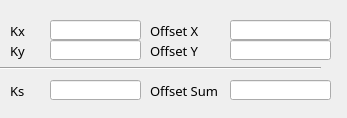
<?xml version="1.0" encoding="UTF-8"?>
<ui version="4.0">
 <class>MainWindow</class>
 <widget class="QMainWindow" name="MainWindow">
  <property name="geometry">
   <rect>
    <x>0</x>
    <y>0</y>
    <width>347</width>
    <height>118</height>
   </rect>
  </property>
  <property name="windowTitle">
   <string>Scaling Coefficients</string>
  </property>
  <widget class="QWidget" name="centralwidget">
   <widget class="caTextEntry" name="phase_offset">
    <property name="geometry">
     <rect>
      <x>50</x>
      <y>20</y>
      <width>91</width>
      <height>20</height>
     </rect>
    </property>
    <property name="font">
     <font>
      <family>Sans Serif</family>
      <pointsize>9</pointsize>
     </font>
    </property>
    <property name="alignment">
     <set>Qt::AlignRight|Qt::AlignTrailing|Qt::AlignVCenter</set>
    </property>
    <property name="channel" stdset="0">
     <string notr="true">$(BPM):kx</string>
    </property>
    <property name="foreground">
     <color>
      <red>170</red>
      <green>0</green>
      <blue>0</blue>
     </color>
    </property>
    <property name="background">
     <color>
      <red>255</red>
      <green>255</green>
      <blue>127</blue>
     </color>
    </property>
    <property name="colorMode">
     <enum>caLineEdit::Static</enum>
    </property>
   </widget>
   <widget class="QLabel" name="label_2">
    <property name="geometry">
     <rect>
      <x>10</x>
      <y>20</y>
      <width>41</width>
      <height>21</height>
     </rect>
    </property>
    <property name="font">
     <font>
      <family>Sans Serif</family>
      <pointsize>10</pointsize>
     </font>
    </property>
    <property name="text">
     <string>Kx</string>
    </property>
   </widget>
   <widget class="QLabel" name="label_3">
    <property name="geometry">
     <rect>
      <x>10</x>
      <y>40</y>
      <width>41</width>
      <height>21</height>
     </rect>
    </property>
    <property name="font">
     <font>
      <family>Sans Serif</family>
      <pointsize>10</pointsize>
     </font>
    </property>
    <property name="text">
     <string>Ky</string>
    </property>
   </widget>
   <widget class="caTextEntry" name="phase_offset_2">
    <property name="geometry">
     <rect>
      <x>50</x>
      <y>40</y>
      <width>91</width>
      <height>20</height>
     </rect>
    </property>
    <property name="font">
     <font>
      <family>Sans Serif</family>
      <pointsize>9</pointsize>
     </font>
    </property>
    <property name="alignment">
     <set>Qt::AlignRight|Qt::AlignTrailing|Qt::AlignVCenter</set>
    </property>
    <property name="channel" stdset="0">
     <string notr="true">$(BPM):ky</string>
    </property>
    <property name="foreground">
     <color>
      <red>170</red>
      <green>0</green>
      <blue>0</blue>
     </color>
    </property>
    <property name="background">
     <color>
      <red>255</red>
      <green>255</green>
      <blue>127</blue>
     </color>
    </property>
    <property name="colorMode">
     <enum>caLineEdit::Static</enum>
    </property>
   </widget>
   <widget class="caTextEntry" name="phase_offset_3">
    <property name="geometry">
     <rect>
      <x>230</x>
      <y>20</y>
      <width>101</width>
      <height>20</height>
     </rect>
    </property>
    <property name="font">
     <font>
      <family>Sans Serif</family>
      <pointsize>9</pointsize>
     </font>
    </property>
    <property name="alignment">
     <set>Qt::AlignRight|Qt::AlignTrailing|Qt::AlignVCenter</set>
    </property>
    <property name="channel" stdset="0">
     <string notr="true">$(BPM):off_x</string>
    </property>
    <property name="foreground">
     <color>
      <red>170</red>
      <green>0</green>
      <blue>0</blue>
     </color>
    </property>
    <property name="background">
     <color>
      <red>255</red>
      <green>255</green>
      <blue>127</blue>
     </color>
    </property>
    <property name="colorMode">
     <enum>caLineEdit::Static</enum>
    </property>
   </widget>
   <widget class="QLabel" name="label_4">
    <property name="geometry">
     <rect>
      <x>150</x>
      <y>20</y>
      <width>61</width>
      <height>21</height>
     </rect>
    </property>
    <property name="font">
     <font>
      <family>Sans Serif</family>
      <pointsize>10</pointsize>
     </font>
    </property>
    <property name="text">
     <string>Offset X</string>
    </property>
   </widget>
   <widget class="caTextEntry" name="phase_offset_4">
    <property name="geometry">
     <rect>
      <x>230</x>
      <y>40</y>
      <width>101</width>
      <height>20</height>
     </rect>
    </property>
    <property name="font">
     <font>
      <family>Sans Serif</family>
      <pointsize>9</pointsize>
     </font>
    </property>
    <property name="alignment">
     <set>Qt::AlignRight|Qt::AlignTrailing|Qt::AlignVCenter</set>
    </property>
    <property name="channel" stdset="0">
     <string notr="true">$(BPM):off_y</string>
    </property>
    <property name="foreground">
     <color>
      <red>170</red>
      <green>0</green>
      <blue>0</blue>
     </color>
    </property>
    <property name="background">
     <color>
      <red>255</red>
      <green>255</green>
      <blue>127</blue>
     </color>
    </property>
    <property name="colorMode">
     <enum>caLineEdit::Static</enum>
    </property>
   </widget>
   <widget class="QLabel" name="label_5">
    <property name="geometry">
     <rect>
      <x>150</x>
      <y>40</y>
      <width>61</width>
      <height>21</height>
     </rect>
    </property>
    <property name="font">
     <font>
      <family>Sans Serif</family>
      <pointsize>10</pointsize>
     </font>
    </property>
    <property name="text">
     <string>Offset Y</string>
    </property>
   </widget>
   <widget class="Line" name="line">
    <property name="geometry">
     <rect>
      <x>0</x>
      <y>60</y>
      <width>321</width>
      <height>16</height>
     </rect>
    </property>
    <property name="orientation">
     <enum>Qt::Horizontal</enum>
    </property>
   </widget>
   <widget class="caTextEntry" name="phase_offset_5">
    <property name="geometry">
     <rect>
      <x>50</x>
      <y>80</y>
      <width>91</width>
      <height>20</height>
     </rect>
    </property>
    <property name="font">
     <font>
      <family>Sans Serif</family>
      <pointsize>9</pointsize>
     </font>
    </property>
    <property name="alignment">
     <set>Qt::AlignRight|Qt::AlignTrailing|Qt::AlignVCenter</set>
    </property>
    <property name="channel" stdset="0">
     <string notr="true">$(BPM):ks</string>
    </property>
    <property name="foreground">
     <color>
      <red>170</red>
      <green>0</green>
      <blue>0</blue>
     </color>
    </property>
    <property name="background">
     <color>
      <red>255</red>
      <green>255</green>
      <blue>127</blue>
     </color>
    </property>
    <property name="colorMode">
     <enum>caLineEdit::Static</enum>
    </property>
   </widget>
   <widget class="caTextEntry" name="phase_offset_6">
    <property name="geometry">
     <rect>
      <x>230</x>
      <y>80</y>
      <width>101</width>
      <height>20</height>
     </rect>
    </property>
    <property name="font">
     <font>
      <family>Sans Serif</family>
      <pointsize>9</pointsize>
     </font>
    </property>
    <property name="alignment">
     <set>Qt::AlignRight|Qt::AlignTrailing|Qt::AlignVCenter</set>
    </property>
    <property name="channel" stdset="0">
     <string notr="true">$(BPM):off_s</string>
    </property>
    <property name="foreground">
     <color>
      <red>170</red>
      <green>0</green>
      <blue>0</blue>
     </color>
    </property>
    <property name="background">
     <color>
      <red>255</red>
      <green>255</green>
      <blue>127</blue>
     </color>
    </property>
    <property name="colorMode">
     <enum>caLineEdit::Static</enum>
    </property>
   </widget>
   <widget class="QLabel" name="label_6">
    <property name="geometry">
     <rect>
      <x>10</x>
      <y>80</y>
      <width>41</width>
      <height>21</height>
     </rect>
    </property>
    <property name="font">
     <font>
      <family>Sans Serif</family>
      <pointsize>10</pointsize>
     </font>
    </property>
    <property name="text">
     <string>Ks</string>
    </property>
   </widget>
   <widget class="QLabel" name="label_7">
    <property name="geometry">
     <rect>
      <x>150</x>
      <y>80</y>
      <width>81</width>
      <height>21</height>
     </rect>
    </property>
    <property name="font">
     <font>
      <family>Sans Serif</family>
      <pointsize>10</pointsize>
     </font>
    </property>
    <property name="text">
     <string>Offset Sum</string>
    </property>
   </widget>
  </widget>
 </widget>
 <customwidgets>
  <customwidget>
   <class>caTextEntry</class>
   <extends>caLineEdit</extends>
   <header>caTextEntry</header>
  </customwidget>
  <customwidget>
   <class>caLineEdit</class>
   <extends>QLineEdit</extends>
   <header>caLineEdit</header>
  </customwidget>
 </customwidgets>
 <resources/>
 <connections/>
</ui>
